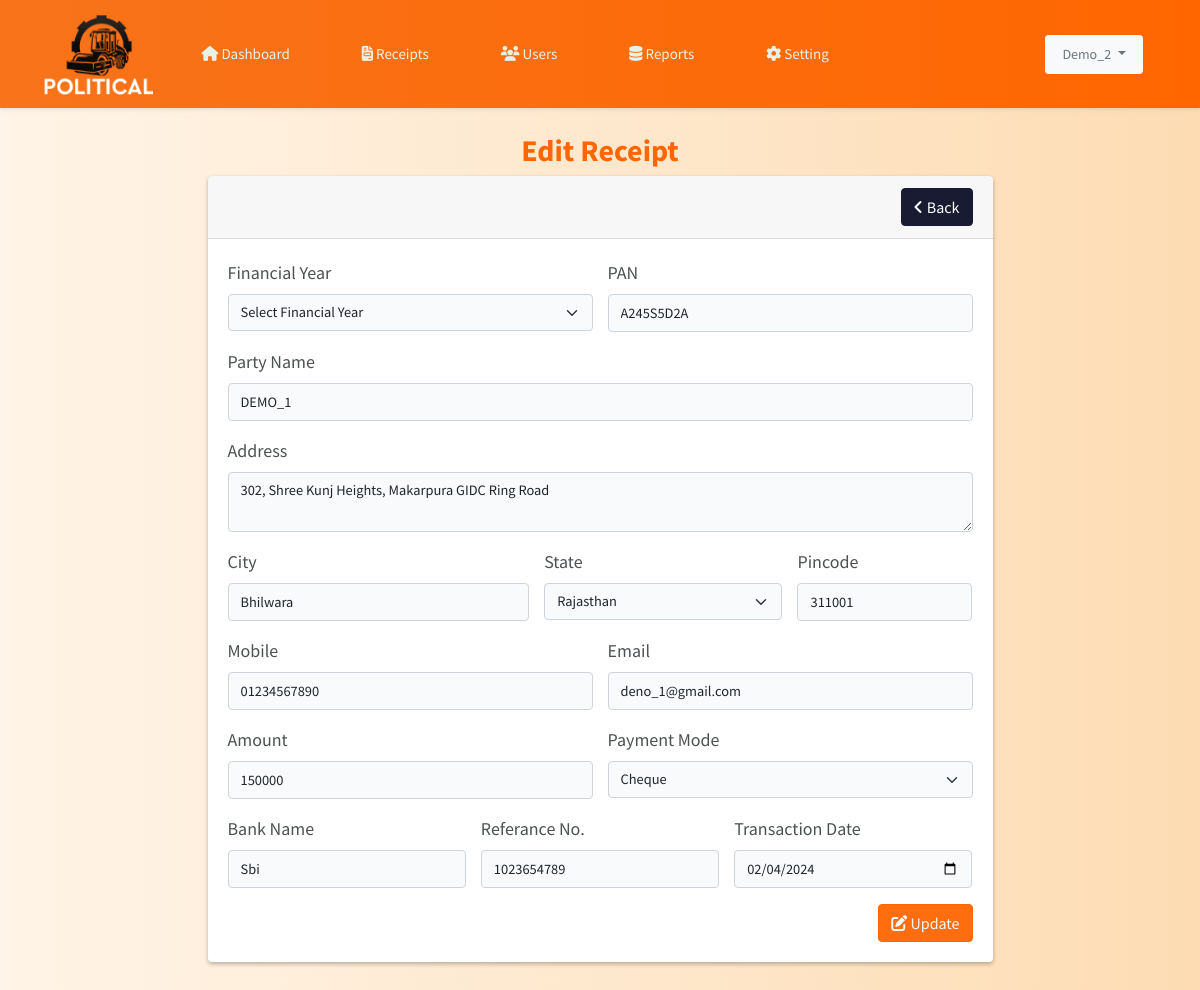
/receipts_edit.php?user_id=1 (signed in), run on the app's committed database.
### tables this page shows
CREATE TABLE `receipts` (
  `id` int(11) NOT NULL,
  `user_id` bigint(20) NOT NULL,
  `fyear_id` varchar(255) NOT NULL,
  `pan` varchar(255) NOT NULL,
  `party_name` varchar(255) NOT NULL,
  `address` varchar(300) NOT NULL,
  `city` varchar(255) NOT NULL,
  `state` varchar(255) NOT NULL,
  `pincode` varchar(255) NOT NULL,
  `mobile` varchar(255) NOT NULL,
  `email` varchar(255) NOT NULL,
  `receipt_amount` int(255) NOT NULL,
  `deposite_bank` varchar(255) NOT NULL,
  `payment_mode` varchar(255) NOT NULL,
  `bank_name` varchar(255) NOT NULL,
  `ref_no` varchar(255) NOT NULL,
  `trans_date` varchar(255) NOT NULL,
  `created_at` timestamp NOT NULL DEFAULT current_timestamp(),
  `status` int(4) NOT NULL DEFAULT 0
);

### receipts_edit.php (the view, shortened to what this page needs)
<?php
require_once "db/config.php";
?>
<?php
include('includes/header.php');
include('includes/topnavbar.php');
?>
<main class="py-4">
    <div class="container-fluid">
        <div class="row justify-content-center">
            <h2>Edit Receipt</h2>
            <div class="col-md-8">
                <div class="card">
                    <div class="card-header">
                        <div class="d-grid gap-2 d-md-flex justify-content-md-end">
                            <a href="receipts.php" class="btn btn-secondary" type="button"><i class="fa-solid fa-angle-left"></i> Back</a>
                        </div>
                    </div>
                    <div class="card-body">
                        <form class="row g-3" action="" method="POST">
                            <?php
                            if (isset($_GET['user_id'])) {
                                $user_id = $_GET['user_id'];
                                $query = "SELECT * FROM receipts WHERE id='$user_id' LIMIT 1";
                                $query_run = mysqli_query($conn, $query);
                                if (mysqli_num_rows($query_run) > 0) {
                                    foreach ($query_run as $row) {
                            ?>
                                        <div class="col-md-6">
                                            <label for="fyear_id" class="form-label">Financial Year</label>
                                            <select id="fyear_id" name="fyear_id" class="form-select">
                                                <option value="">Select Financial Year</option>
                                            </select>
                                        </div>
                                        <div class="col-md-6">
                                            <label for="pan" class="form-label">PAN</label>
                                            <input type="text" class="form-control" id="pan" name="pan" value="<?php echo $row['pan'] ?>" placeholder=" Pan Number" oninput="handlePanInput(event)">
                                        </div>
                                        <div class="col-12">
                                            <label for="party_name" class="form-label">Party Name</label>
                                            <input type="text" class="form-control" id="party_name" name="party_name" value="<?php echo $row['party_name'] ?>" placeholder="Party Name" oninput="handlePanInput(event)" requred>
                                        </div>
                                        <div class="col-12">
                                            <label for="address" class="form-label">Address</label>
                                            <textarea class="form-control" id="address" name="address" style="text-transform:capitalize;" placeholder="Address"><?php echo $row['address'] ?></textarea>
                                        </div>
                                        <div class="col-md-5">
                                            <label for="city" class="form-label">City</label>
                                            <input type="text" class="form-control" id="city" name="city" style="text-transform:capitalize;" value="<?php echo $row['city'] ?>" placeholder="City">
                                        </div>
                                        <div class="col-md-4">
                                            <label for="state" class="form-label">State</label>
                                            <select id="state" name="state" class="form-select">
                                                <option value="Rajasthan" <?php if ($row['state'] == 'Rajasthan') {
                                                                                echo "selected";
                                                                            } ?>>Rajasthan</option>
                                            </select>
                                        </div>
                                        <div class="col-md-3">
                                            <label for="pincode" class="form-label">Pincode</label>
                                            <input type="text" class="form-control" id="pincode" name="pincode" placeholder="Pincode" value="<?php echo $row['pincode'] ?>">
                                        </div>
                                        <div class="col-md-6">
                                            <label for="mobile" class="form-label">Mobile</label>
                                            <input type="text" class="form-control" id="mobile" name="mobile" value="<?php echo $row['mobile'] ?>" placeholder="Mobile Number">
                                        </div>
                                        <div class="col-md-6">
                                            <label for="email" class="form-label">Email</label>
                                            <input type="text" class="form-control" id="email" name="email" value="<?php echo $row['email'] ?>" style="text-transform:lowercase;" placeholder="Email Id">
                                        </div>
                                        <div class="col-md-6">
                                            <label for="receipt_amount" class="form-label">Amount</label>
                                            <input type="text" class="form-control" id="receipt_amount" name="receipt_amount" value="<?php echo $row['receipt_amount'] ?>" placeholder="0.00">
                                        </div>
                                        <div class="col-md-6">
                                            <label for="payment_mode" class="form-label">Payment Mode</label>
                                            <select id="payment_mode" name="payment_mode" class="form-select">
                                                <option value="Cheque" <?php if ($row['payment_mode'] == 'Cheque') {
                                                                            echo "selected";
                                                                        } ?>>Cheque</option>
                                            </select>
                                        </div>
                                        <div class="col-md-4">
                                            <label for="bank_name" class="form-label">Bank Name</label>
                                            <input type="text" class="form-control" id="bank_name" name="bank_name" value="<?php echo $row['bank_name'] ?>" style="text-transform:capitalize;" placeholder="Received from bank">
                                        </div>
                                        <div class="col-md-4">
                                            <label for="ref_no" class="form-label">Referance No.</label>
                                            <input type="text" class="form-control" id="ref_no" name="ref_no" value="<?php echo $row['ref_no'] ?>" placeholder="Ref. No">
                                        </div>
                                        <div class="col-md-4">
                                            <label for="trans_date" class="form-label">Transaction Date</label>
                                            <input type="date" class="form-control" id="trans_date" name="trans_date" value="<?php echo $row['trans_date'] ?>">
                                        </div>
                            <?php
                                    }
                                } else {
                                    echo "<h4>NO Record Found!</h4>";
                                }
                            }
                            ?>
                            <div class="col-12">
                                <div class="d-grid gap-2 d-md-flex justify-content-md-end">
                                    <button type="submit" name="updatereceipts" class="btn btn-info text-light"><i class="fa-solid fa-pen-to-square"></i>
                                        Update</button>
                                </div>
                            </div>
                            <br>
                        </form>
                    </div>
                </div>
            </div>
        </div>
    </div>
</main>
<?php
include('includes/footer.php');
?>

### data on the page
receipts: pan "A245S5D2A", party_name "DEMO_1", address "302, Shree Kunj Heights, Makarpura GIDC Ring Road", city "bhilwara", state "Rajasthan", pincode "311001", mobile "01234567890", email "deno_1@gmail.com", receipt_amount "150000", payment_mode "Cheque", bank_name "sbi", ref_no "1023654789", trans_date "02/04/2024"

### other printed values
$user['name'] "Demo_2"
